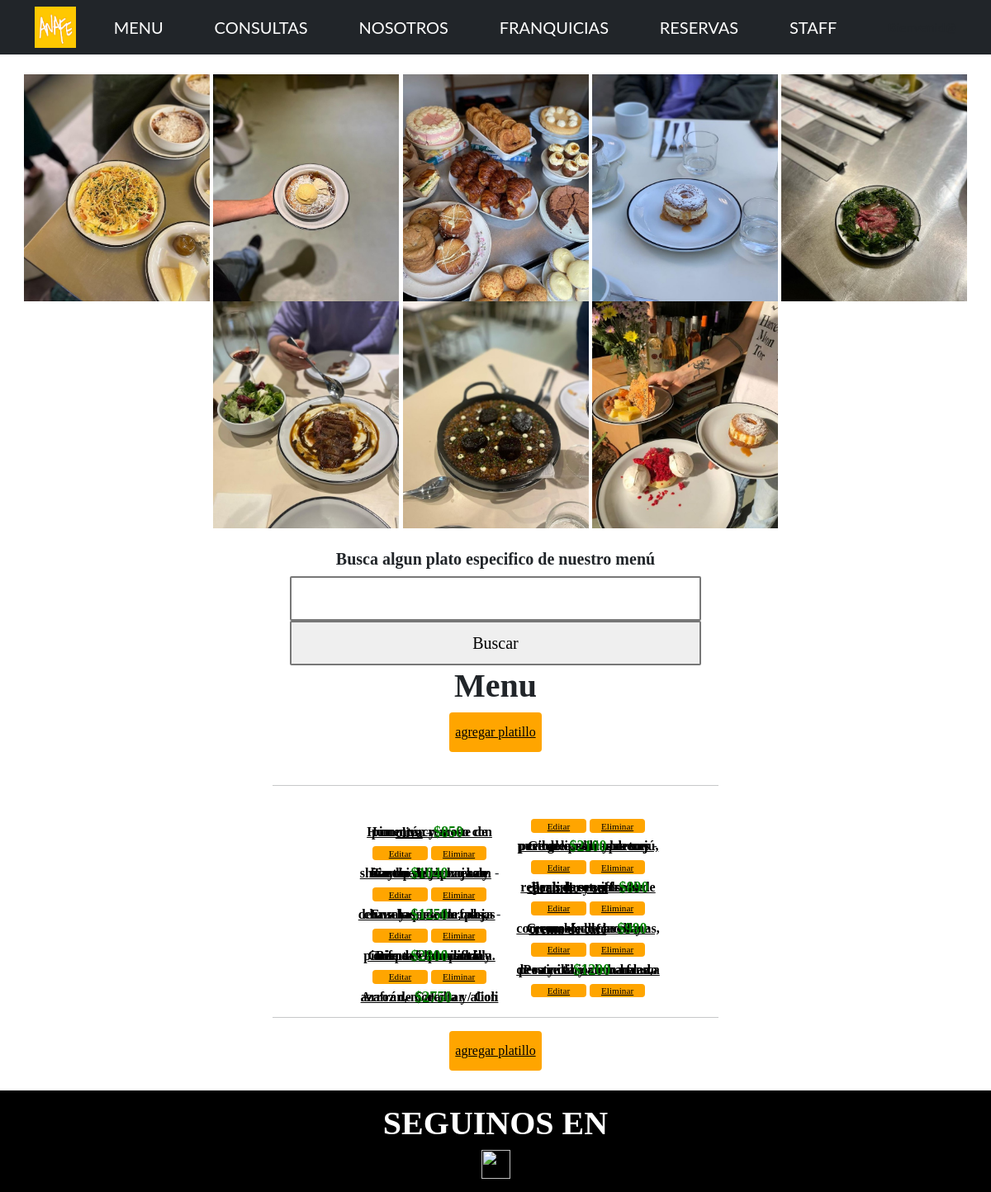
The page /App_Resto/menu-listar/ on the database as committed earlier.
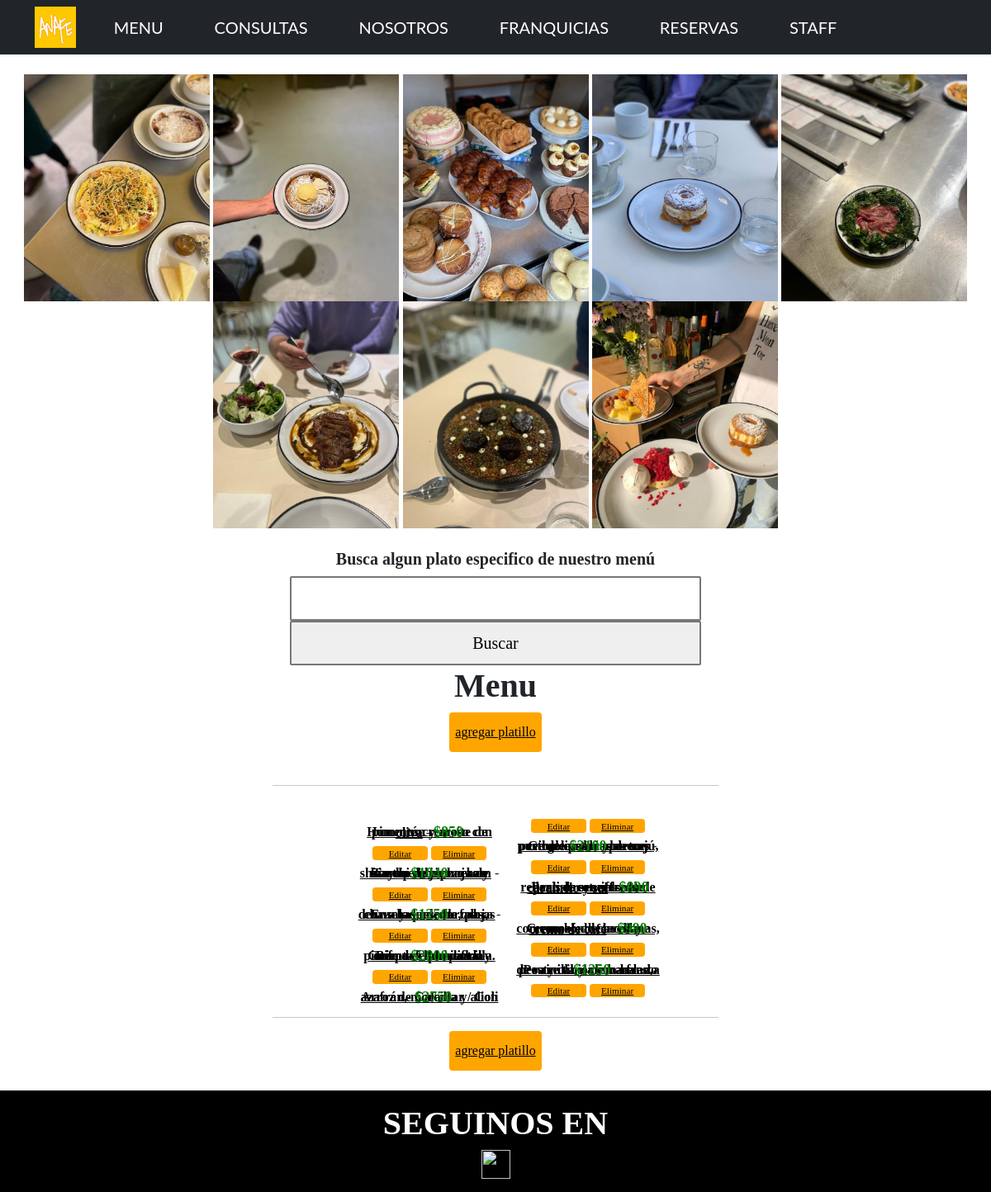
The same page on the database as committed later.
### App_Resto/models.py (models this page shows, shortened)
class Productos(models.Model):
    nombre = models.CharField(max_length=150)
    descripcion = models.CharField(max_length=150)
    precio = models.IntegerField()
    tipo = models.CharField(max_length=30)
    class Meta():
        verbose_name = 'Producto'
        verbose_name_plural = 'Productos'

### App_Resto/views.py (the view)
# urls.py: path('menu-listar/', menuListView.as_view(), name="MenuListar"),
class menuListView(ListView):
    model = Productos
    template_name = "menu-listar.html"

### App_Resto/templates/menu-listar.html (shortened to what this page needs)
{% extends 'padre.html' %}
{% load static %}
{% block bloqueQueCambia %}
<html>
        <head>
        </head>
          <body style ="margin-left: 10em; margin-right: 1em">
            <br>
            <div class="Collage effect-parent">
              <center>
                <img src="{% static 'assets/img/1.jpg' %}" width="225" height="275" >
                <img src="{% static 'assets/img/2.jpg' %}" width="225" height="275">
                <img src="{% static 'assets/img/3.jpg' %}" width="225" height="275">
                <img src="{% static 'assets/img/4.jpg' %}" width="225" height="275">
                <img src="{% static 'assets/img/5.jpg' %}" width="225" height="275">
                <img src="{% static 'assets/img/6.jpg' %}" width="225" height="275">
                <img src="{% static 'assets/img/7.jpg' %}" width="225" height="275">
                <img src="{% static 'assets/img/8.jpg' %}" width="225" height="275">
                </center>
            </div>
            <div>
            <br>
            <center>
              <h5><font face="garamond">Busca algun plato especifico de nuestro menú</h5>
              <form action= "{% url 'Buscar' %}"  method="GET">{% csrf_token %}
                  <input type="text" name="prd">
                  <input type="submit" name="buscar" value= "Buscar">
              </form>
            </center>
            </div>
            <div>
                <center><h1>Menu</h1>
                    <button style="font-size: 1em; width: 14ch; height: 6ch;">
                    <a href="{% url 'MenuCrear' %}">agregar platillo</a></center>
                <br>
                <center><hr width="45%" color="black"  /></center>
                <br>
                <ul style="line-height: 0;">
                {% for producto in object_list %}
                <div><p style="line-height: 1">
                        <center><a href= "{% url 'MenuDetallar' producto.id %}"><spam style="font-weight: bold;"> {{producto.nombre}}</spam></a>  -  <spam style ="color: green; font-weight: bold; font-size: large;">${{producto.precio}}</spam>
                        </p>
                        <button style="font-size: 0.7em; width: 12ch; height: 3ch;" >
                            <a href="{% url 'MenuEditar' producto.id %}">Editar</a>
                        </button>
                        <button style="font-size: 0.7em; width: 12ch; height: 3ch;" >
                            <a href="{% url 'MenuEliminar' producto.id %}">Eliminar</a>
                        </button>
                    </div>
                {% endfor %}
            </ul>
                <center><hr width="45%" color="black"  />
                <button style="font-size: 1em; width: 14ch; height: 6ch;">
                <a href="{% url 'MenuCrear' %}">agregar platillo</a></center>
                <br>
            </div>
        </body>
</html>
{% endblock bloqueQueCambia %}

### App_Resto/templates/padre.html (shortened to what this page needs)
<!DOCTYPE html>
<html lang="en">
    <head>
        {% load static %}
        <link href="{% static 'https://cdn.jsdelivr.net/npm/bootstrap-icons@1.5.0/font/bootstrap-icons.css' %}" rel="stylesheet" type="text/css" />
        <link href="https://cdn.jsdelivr.net/npm/bootstrap-icons@1.5.0/font/bootstrap-icons.css" rel="stylesheet" type="text/css" />
        <link href="{% static 'css/styles.css' %}" rel="stylesheet" />
    </head>
    <body style ="margin-left: 0em; margin-right: 0em">
        <nav class="navbar navbar-dark bg-dark static-top">
            <div class="container">
                <a href="{% url 'Inicio' %}"><img src="{% static 'assets/img/pann.png' %}" width="50" height="50" ></a>
                <a class="navbar-brand" href="{% url 'MenuUsuario' %}">MENU
                </a>
                <a class="navbar-brand" href="{% url 'ConsultaCrear' %}">CONSULTAS
                </a>
                <a class="navbar-brand" href="{% url 'Nosotros' %}">NOSOTROS
                </a>
                <a class="navbar-brand" href="{% url 'FranquiciaCrear' %}">FRANQUICIAS
                </a>
                <a class="navbar-brand" href="{% url 'ReservasClientes' %}">RESERVAS
                </a>
              <a class="navbar-brand" href="{% url 'ReservasDueno' %}">STAFF
              </a>
            </div>
        </nav>
    </body>
    {% block bloqueQueCambia %}
    {% endblock bloqueQueCambia %}
  <div class="footer">
    <footer>
      <center>
        <H1>SEGUINOS EN </H1><a href="https://www.instagram.com/anafe.ba/"><img src="{% static 'assets/img/ig.png' %}" alt="" width="35" height="35" /></a>
      </center>
    </footer>
  </div>
</html>

### App_Resto/templates/padre.html (style rules this page uses)
footer { background-color: rgba(0, 0, 0, 0.555); color: white; padding: 1em 0; bottom: 0; width: 100%; font-family: garamond; }
.footer { left: 0px; bottom: 0px; width: 100%; background-color: rgb(0, 0, 0); color: white; text-align: center; margin-top:auto; }

### App_Resto/templates/menu-listar.html (style rules this page uses)
ul { columns: 2; -webkit-columns: 2; -moz-columns: 2; margin-left: 400px; margin-right: 400px; }
form { width: 500px; padding:0.15ch; }
a { color: black; }
button { height: 50px; background: orange; border: none; color: black; font-size: 1em; font-family: 'Nanum Gothic'; border-radius: 4px; cursor: pointer; }

Rows that differ between the two databases and show on the page:
changed Productos "Postre tibio de banana, pera y canela con helado de vainilla y crema fresca": precio "1200" → "1250"
